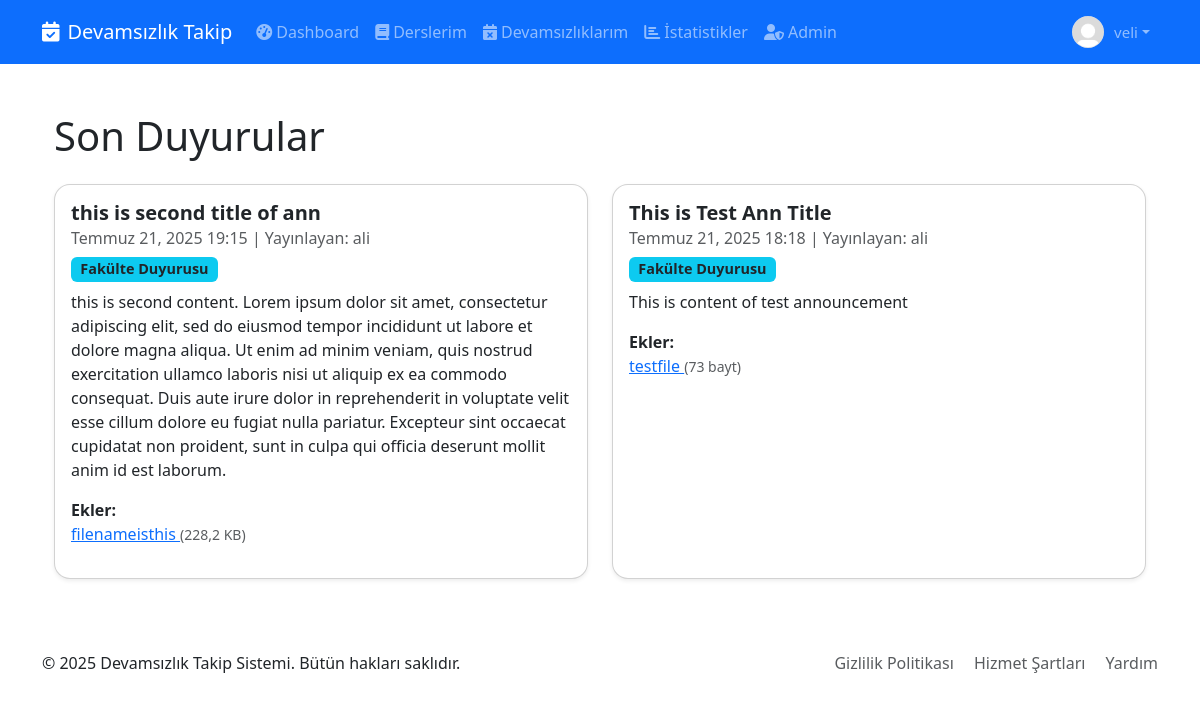
/ (signed in), run on the app's committed database.
### apps/accounts/models.py (models this page shows, shortened)
class Student(AbstractUser):
    GRADE_CHOICES = [
        (1, '1. Sınıf'),
        (2, '2. Sınıf'),
        (3, '3. Sınıf'),
        (4, '4. Sınıf'),
        (5, '5. Sınıf'),
        (6, '6. Sınıf'),
    ]
    student_number = models.CharField(max_length=20, null=True, blank=True)
    university = models.ForeignKey(University, on_delete=models.CASCADE, related_name='students', default=1)
    faculty = models.ForeignKey(Faculty, on_delete=models.CASCADE, related_name='students', default=1)
    department = models.ForeignKey(Department, on_delete=models.CASCADE, related_name='students', default=1)
    current_grade = models.IntegerField(
        choices=GRADE_CHOICES,
        validators=[MinValueValidator(1), MaxValueValidator(6)]
    )
    profile_picture = models.ImageField(upload_to='profile_pictures/', default='profile_pictures/default.jpg')
    enrollment_date = models.DateField(default=timezone.now)
    created_at = models.DateTimeField(auto_now_add=True)
    updated_at = models.DateTimeField(auto_now=True)
    class Meta:
        ordering = ['student_number']
    def __str__(self):
        return f"{self.username}"

### apps/announcements/models.py (models this page shows, shortened)
class Announcement(models.Model):
    TARGET_CHOICES = [
        ('university', 'Üniversite Duyurusu'),
        ('faculty', 'Fakülte Duyurusu'),
        ('department', 'Bölüm Duyurusu'),
    ]
    title = models.CharField(max_length=255)
    content = models.TextField()
    target_type = models.CharField(max_length=15, choices=TARGET_CHOICES)
    target_id = models.IntegerField(null=True, blank=True)
    created_by = models.ForeignKey(Student, on_delete=models.SET_NULL, related_name='announcements', null=True)
    is_active = models.BooleanField(default=True)
    publish_date = models.DateTimeField(default=timezone.now)
    expire_date = models.DateTimeField(null=True, blank=True)
    created_at = models.DateTimeField(auto_now_add=True)
    updated_at = models.DateTimeField(auto_now=True)
    class Meta:
        ordering = ['-publish_date']
    def is_expired(self):
        if self.expire_date:
            return timezone.now() > self.expire_date
        return False

class AnnouncementAttachment(models.Model):
    announcement = models.ForeignKey(
        Announcement,
        on_delete=models.CASCADE,
        related_name='attachments'
    )
    file_name = models.CharField(max_length=255)
    file_path = models.FileField(upload_to=upload_announcement_attachment)
    file_size = models.IntegerField()
    uploaded_at = models.DateTimeField(auto_now_add=True)
    class Meta:
        ordering = ['file_name']

### apps/core/views.py (the view)
# urls.py: path('', HomeViewWithAnnouncementsListing.as_view(), name='home'),
class HomeViewWithAnnouncementsListing(LoginRequiredMixin, ListView):
    model = Announcement
    template_name = 'home.html'
    context_object_name = 'announcements'
    paginate_by = 10
    def get_queryset(self):
        user = self.request.user
        if not hasattr(user, 'university') or not hasattr(user, 'faculty') or not hasattr(user, 'department'):
            return Announcement.objects.none()
        return Announcement.objects.filter(
            Q(target_type='university', target_id=user.university.id) |
            Q(target_type='faculty', target_id=user.faculty.id) |
            Q(target_type='department', target_id=user.department.id),
            is_active=True,
            publish_date__lte=timezone.now()
        )

### templates/home.html (shortened to what this page needs)
{% extends 'base.html' %}
{% block content %}
<div class="container py-4">
    <h1 class="mb-4">Son Duyurular</h1>
    {% if announcements %}
        <div class="row row-cols-1 row-cols-md-2 g-4">
            {% for announcement in announcements %}
                <div class="col">
                    <div class="card shadow-sm h-100">
                        <div class="card-body">
                            <h5 class="card-title">{{ announcement.title }}</h5>
                            <h6 class="card-subtitle mb-2 text-muted">
                                {{ announcement.created_at|date:"F j, Y H:i" }}
                                {% if announcement.created_by %} | Yayınlayan: {{ announcement.created_by }}{% endif %}
                            </h6>
                            <span class="badge bg-info text-dark mb-2">{{ announcement.get_target_type_display }}</span>
                            <p class="card-text">{{ announcement.content|linebreaksbr }}</p>
                            {% if announcement.attachments.all %}
                                <div class="mt-3">
                                    <strong>Ekler:</strong>
                                    <ul class="list-unstyled mb-0">
                                        {% for attachment in announcement.attachments.all %}
                                            <li>
                                                <a href="{{ attachment.file_path.url }}" target="_blank">
                                                     {{ attachment.file_name }}
                                                </a>
                                                <small class="text-muted">({{ attachment.file_size|filesizeformat }})</small>
                                            </li>
                                        {% endfor %}
                                    </ul>
                                </div>
                            {% endif %}
                        </div>
                        <div class="card-footer bg-transparent border-0">
                        </div>
                    </div>
                </div>
            {% endfor %}
        </div>
    {% else %}
        <div class="alert alert-info mt-4">Henüz Duyuru Yok</div>
    {% endif %}
</div>
{% endblock %}

### templates/base.html (shortened to what this page needs)
<!DOCTYPE html>
<html lang="tr">
<head>
    <link href="https://cdn.jsdelivr.net/npm/select2@4.1.0-rc.0/dist/css/select2.min.css" rel="stylesheet" />
    <link rel="stylesheet" href="https://cdnjs.cloudflare.com/ajax/libs/font-awesome/6.7.2/css/all.min.css" />
    <link href="https://cdn.jsdelivr.net/npm/bootstrap@5.3.7/dist/css/bootstrap.min.css" rel="stylesheet">
</head>
<body>
    <nav class="navbar navbar-expand-lg navbar-dark bg-primary">
        <div class="container">
            <a class="navbar-brand" href="{% url 'core:home' %}">
                <i class="fas fa-calendar-check me-2"></i>Devamsızlık Takip
            </a>
            <div class="collapse navbar-collapse" id="navbarNav">
                <ul class="navbar-nav me-auto">
                    {% if user.is_authenticated %}
                    <li class="nav-item">
                        <a class="nav-link" href="#">
                            <i class="fas fa-tachometer-alt me-1"></i>Dashboard
                        </a>
                    </li>
                    <li class="nav-item">
                        <a class="nav-link" href="#">
                            <i class="fas fa-book me-1"></i>Derslerim
                        </a>
                    </li>
                    <li class="nav-item">
                        <a class="nav-link" href="#">
                            <i class="fas fa-calendar-times me-1"></i>Devamsızlıklarım
                        </a>
                    </li>
                    <li class="nav-item">
                        <a class="nav-link" href="#">
                            <i class="fas fa-chart-bar me-1"></i>İstatistikler
                        </a>
                    </li>
                    {% if user.is_staff %}
                    <li class="nav-item">
                        <a class="nav-link" href="/admin/">
                            <i class="fas fa-user-shield me-1"></i>Admin
                        </a>
                    </li>
                    {% endif %}
                    {% endif %}
                </ul>
                <ul class="navbar-nav ms-auto">
                    {% if user.is_authenticated %}
                    <li class="nav-item dropdown">
                       <a class="nav-link dropdown-toggle d-flex align-items-center" href="#" id="navbarDropdown" role="button" data-bs-toggle="dropdown" aria-expanded="false">
                            <img src="{{ user.profile_picture.url }}" alt="Profil" class="rounded-circle" style="width: 32px; height: 32px; object-fit: cover; margin-right: 10px;">
                            <span class="fw-medium" style="font-size: 15px;">{{ user.username }}</span>
                        </a>
                    </li>
                    {% endif %}
                </ul>
            </div>
        </div>
    </nav>
    <main class="container my-4">
        {% block content %}{% endblock %}
    </main>
    <footer class="py-4 mt-auto">
        <div class="container">
            <div class="row">
                <div class="col-md-6">
                    <p class="mb-0">&copy; 2025 Devamsızlık Takip Sistemi. Bütün hakları saklıdır.</p>
                </div>
                <div class="col-md-6 text-md-end">
                    <a href="#" class="text-decoration-none text-muted me-3">Gizlilik Politikası</a>
                    <a href="#" class="text-decoration-none text-muted me-3">Hizmet Şartları</a>
                    <a href="#" class="text-decoration-none text-muted">Yardım</a>
                </div>
            </div>
        </div>
    </footer>
</body>
</html>

### templates/home.html (style rules this page uses)
.card { border-radius: 1rem; }
.card-title { font-weight: 600; }
.badge { font-size: 0.9em; }

### data on the page
Student: profile_picture (placeholder picture), username "veli"
Announcement: title "this is second title of ann", created_at "Temmuz 21, 2025 19:15", created_by "ali", target_type "Fakülte Duyurusu", content "this is second content. Lorem ipsum dolor sit amet, consectetur adipiscing elit, sed do eiusmod tempor incididunt ut labore et dolore magna aliqua. Ut enim ad minim veniam, quis nostrud exercitation ullamco laboris nisi ut aliquip ex ea commodo consequat. Duis aute irure dolor in reprehenderit in voluptate velit esse cillum dolore eu fugiat nulla pariatur. Excepteur sint occaecat cupidatat non proident, sunt in culpa qui officia deserunt mollit anim id est laborum."
AnnouncementAttachment: file_name "filenameisthis", file_size|filesizeformat "228,2 KB"
Announcement: title "This is Test Ann Title", created_at "Temmuz 21, 2025 18:18", created_by "ali", target_type "Fakülte Duyurusu", content "This is content of test announcement"
AnnouncementAttachment: file_name "testfile", file_size|filesizeformat "73 bayt"
